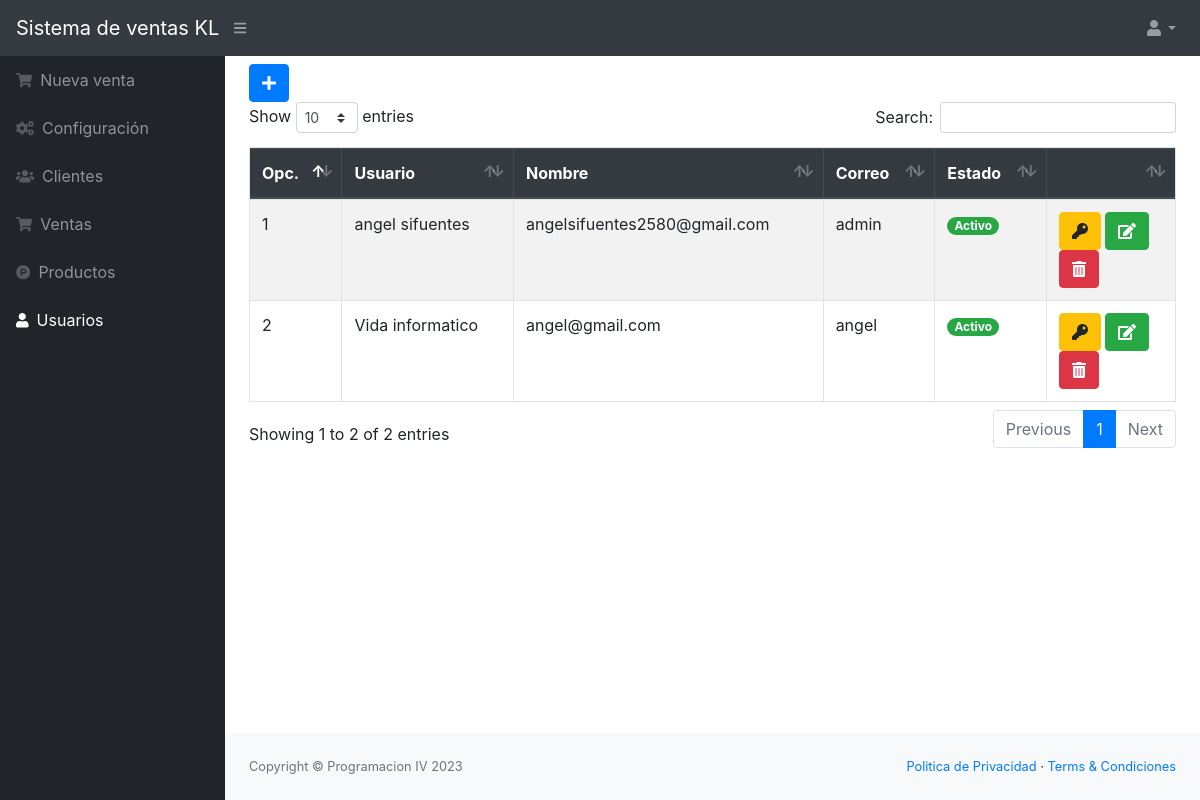
The app's page /src/usuarios.php (signed in), older data.
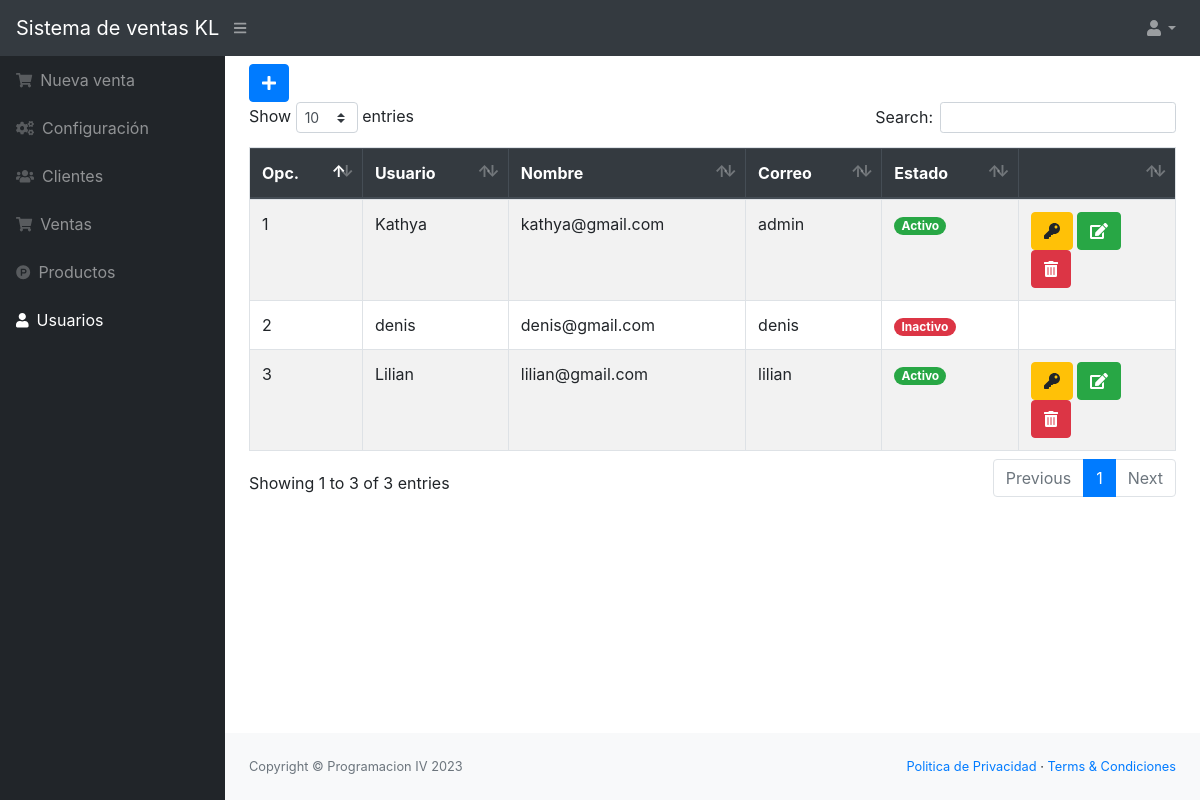
The same page, newer data.
### tables this page shows
CREATE TABLE `usuario` (
  `idusuario` int(11) NOT NULL,
  `nombre` varchar(100) NOT NULL,
  `correo` varchar(100) NOT NULL,
  `usuario` varchar(20) NOT NULL,
  `clave` varchar(50) NOT NULL,
  `estado` int(11) NOT NULL DEFAULT 1
);

### src/usuarios.php (the view, shortened to what this page needs)
<?php include_once "includes/header.php";
?>
<button class="btn btn-primary" type="button" data-toggle="modal" data-target="#nuevo_usuario"><i class="fas fa-plus"></i></button>
<div class="table-responsive">
    <table class="table table-hover table-striped table-bordered mt-2" id="tbl">
        <thead class="thead-dark">
            <tr>
                <th>Opc.</th>
                <th>Usuario</th>
                <th>Nombre</th>
                <th>Correo</th>
                <th>Estado</th>
                <th></th>
            </tr>
        </thead>
        <tbody>
            <?php
            include "../conexion.php";
            $query = mysqli_query($conexion, "SELECT * FROM usuario ORDER BY estado DESC");
            $result = mysqli_num_rows($query);
            if ($result > 0) {
                while ($data = mysqli_fetch_assoc($query)) {
                    if ($data['estado'] == 1) {
                        $estado = '<span class="badge badge-pill badge-success">Activo</span>';
                    } else {
                        $estado = '<span class="badge badge-pill badge-danger">Inactivo</span>';
                    }
            ?>
                    <tr>
                        <td><?php echo $data['idusuario']; ?></td>
                        <td><?php echo $data['nombre']; ?></td>
                        <td><?php echo $data['correo']; ?></td>
                        <td><?php echo $data['usuario']; ?></td>
                        <td><?php echo $estado; ?></td>
                        <td>
                            <?php if ($data['estado'] == 1) { ?>
                                <a href="rol.php?id=<?php echo $data['idusuario']; ?>" class="btn btn-warning"><i class='fas fa-key'></i></a>
                                <a href="editar_usuario.php?id=<?php echo $data['idusuario']; ?>" class="btn btn-success"><i class='fas fa-edit'></i></a>
                                <form action="eliminar_usuario.php?id=<?php echo $data['idusuario']; ?>" method="post" class="confirmar d-inline">
                                    <button class="btn btn-danger" type="submit"><i class='fas fa-trash-alt'></i> </button>
                                </form>
                            <?php } ?>
                        </td>
                    </tr>
            <?php }
            } ?>
        </tbody>
    </table>
</div>
<?php include_once "includes/footer.php"; ?>

Row changes from the older to the newer data that the page shows:
changed usuario "admin": nombre "angel sifuentes" → "Kathya"; correo "angelsifuentes2580@gmail.com" → "kathya@gmail.com"
added usuario: idusuario "3", nombre "Lilian", correo "lilian@gmail.com", usuario "lilian", estado "Activo"
changed usuario id 2: nombre "Vida informatico" → "denis"; correo "angel@gmail.com" → "denis@gmail.com"; usuario "angel" → "denis"; estado "Activo" → "Inactivo"
Text that changed along with them:
text written by a page script: "Show entries Search: Showing 1 to 2 of 2 entries Previous 1 Next" → "Show entries Search: Showing 1 to 3 of 3 entries Previous 1 Next"
